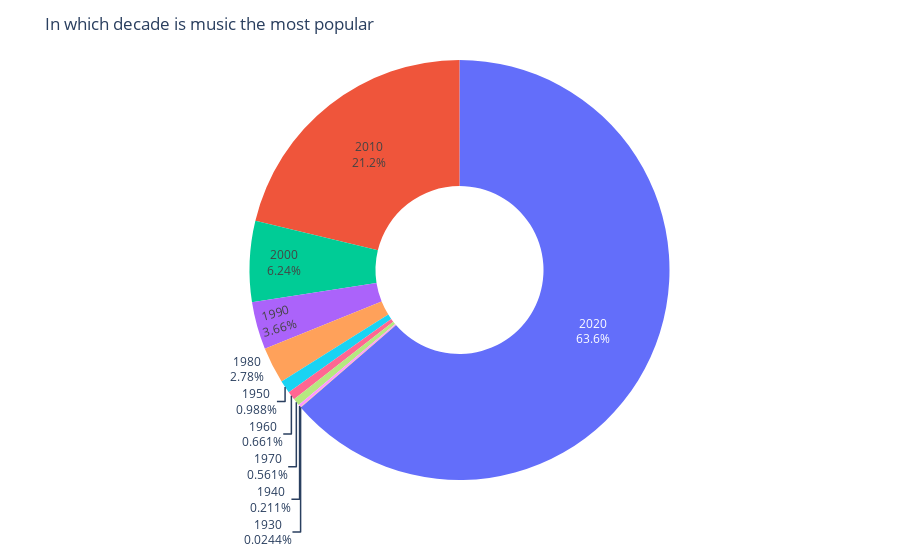

Notebook source saved alongside this figure:
### Code cell
labels = Decades['decade']
values = Decades['streams']
fig = px.pie(values=values, names=labels, hole=0.4)
fig.update_traces(textinfo='percent+label')
fig.update_layout(title='In which decade is music the most popular', showlegend=False)
fig.show()

### Figure 1 — Plotly figure (JSON) as saved in the notebook; plotly's stock layout.template omitted (floating-point values rounded to 4 significant figures)
{"data": [{"domain": {"x": [0, 1], "y": [0, 1]}, "hole": 0.4, "hovertemplate": "label=%{label}<br>value=%{value}<extra></extra>", "labels": [2020, 2010, 2000, 1990, 1980, 1950, 1960, 1970, 1940, 1930], "legendgroup": "", "name": "", "showlegend": true, "textinfo": "percent+label", "type": "pie", "values": [236543737841, 78889770181, 23175971930, 13615632438, 10333155317, 3672782497, 2456990992, 2084664620, 785363360, 90598517]}], "layout": {"legend": {"tracegroupgap": 0}, "margin": {"t": 60}, "showlegend": false, "title": {"text": "In which decade is music the most popular"}}}
